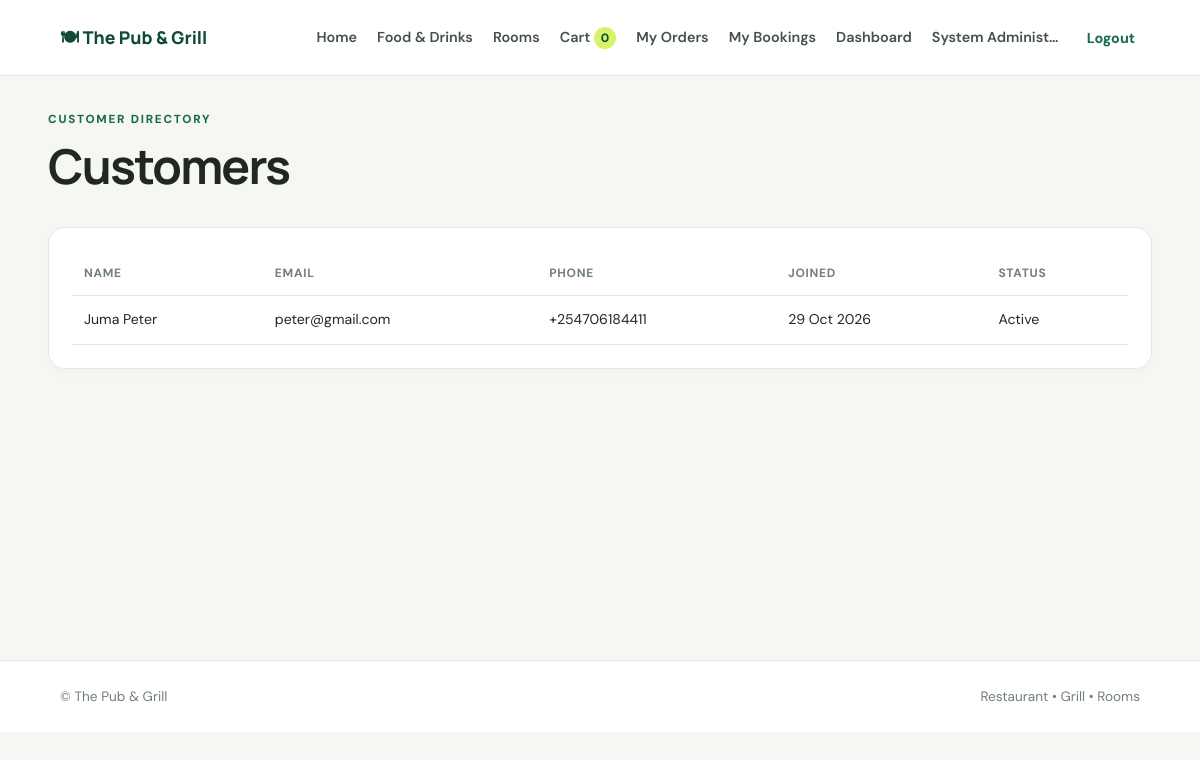
The page /admin/customers (signed in) on the database its author committed.
### app/models.py (models this page shows, shortened)
class User(UserMixin, db.Model):
    id = db.Column(db.Integer, primary_key=True)
    full_name = db.Column(db.String(120), nullable=False)
    email = db.Column(db.String(255), unique=True, nullable=False, index=True)
    phone = db.Column(db.String(40))
    password_hash = db.Column(db.String(255), nullable=False)
    role = db.Column(db.String(30), nullable=False, default="customer", index=True)
    is_active_account = db.Column(db.Boolean, nullable=False, default=True)
    created_at = db.Column(db.DateTime, nullable=False, default=utcnow)
    orders = db.relationship("Order", backref="customer", lazy=True)
    bookings = db.relationship("RoomBooking", backref="customer", lazy=True)
    @property
    def is_active(self):
        return self.is_active_account

### app/admin/routes.py (the view)
@admin_bp.get("/customers")
@roles_required("admin", "supervisor")
def customers():
    return render_template("admin/customers.html", customers=User.query.filter_by(role="customer").order_by(User.created_at.desc()).all())

### app/admin/routes.py (called while the page is built)
def roles_required(*roles):
    def decorator(fn):
        @wraps(fn)
        @login_required
        def wrapped(*args, **kwargs):
            if current_user.role not in roles:
                abort(403)
            return fn(*args, **kwargs)
        return wrapped
    return decorator

### app/models.py (called while the page is built)
@login_manager.user_loader
def load_user(user_id):
    try:
        return db.session.get(User, int(user_id))
    except (TypeError, ValueError):
        return None

### app/templates/admin/customers.html
{% extends "base.html" %}{% block title %}Customers · {{ business_name }}{% endblock %}
{% block content %}<div class="page-heading"><div><p class="eyebrow">CUSTOMER DIRECTORY</p><h1>Customers</h1></div></div><section class="panel"><div class="table-wrap"><table><thead><tr><th>Name</th><th>Email</th><th>Phone</th><th>Joined</th><th>Status</th></tr></thead><tbody>{% for c in customers %}<tr><td>{{ c.full_name }}</td><td>{{ c.email }}</td><td>{{ c.phone or '—' }}</td><td>{{ c.created_at.strftime('%d %b %Y') }}</td><td>{{ 'Active' if c.is_active_account else 'Inactive' }}</td></tr>{% else %}<tr><td colspan="5">No customers registered yet.</td></tr>{% endfor %}</tbody></table></div></section>{% endblock %}

### app/templates/base.html (shortened to what this page needs)
<!doctype html>
<html lang="en">
<head>
  <link rel="stylesheet" href="{{ url_for('static', filename='css/style.css') }}">
</head>
<body>
<header class="topbar">
  <a class="brand" href="{{ url_for('main.index') }}">🍽 {{ business_name }}</a>
  <nav id="mainNav">
    <a href="{{ url_for('main.index') }}">Home</a>
    <a href="{{ url_for('orders.menu') }}">Food & Drinks</a>
    <a href="{{ url_for('rooms.list_rooms') }}">Rooms</a>
    {% if current_user.is_authenticated %}
      <a href="{{ url_for('orders.cart') }}">Cart <span id="cartCount" class="badge">0</span></a>
      <a href="{{ url_for('orders.my_orders') }}">My Orders</a>
      <a href="{{ url_for('rooms.my_bookings') }}">My Bookings</a>
      {% if current_user.role in ['admin','supervisor'] %}<a href="{{ url_for('admin.dashboard') }}">Dashboard</a>{% elif current_user.role != 'customer' %}<a href="{{ url_for('admin.operations') }}">Operations</a>{% endif %}
      <span class="nav-user">{{ current_user.full_name }}</span>
      <form class="inline" method="post" action="{{ url_for('auth.logout') }}"><input type="hidden" name="csrf_token" value="{{ csrf_token() }}"><button class="link-button">Logout</button></form>
    {% else %}
      <a href="{{ url_for('auth.login') }}">Login</a><a class="nav-cta" href="{{ url_for('auth.register') }}">Create account</a>
    {% endif %}
  </nav>
</header>
<main class="container">
  {% block content %}{% endblock %}
</main>
<footer class="footer"><span>© {{ business_name }}</span><span>Restaurant • Grill • Rooms</span></footer>
</body></html>

### app/static/css/style.css (style rules this page uses)
:root { --ink:#202824;--muted:#718078;--green:#176b4b;--green-dark:#104b36;--lime:#d6f36a;--cream:#f6f7f2;--white:#fff;--line:#e3e8e1;--red:#a72b2b;--shadow:0 14px 36px rgba(27,49,38,.08) }
* { box-sizing:border-box }
body { margin:0;background:var(--cream);color:var(--ink);font-family:'DM Sans',sans-serif;line-height:1.55 }
h1,h2,h3 { font-family:Manrope,sans-serif;line-height:1.2;letter-spacing:-.035em;margin-top:0 }
h1 { font-size:clamp(2.1rem,4vw,3.7rem) }
a { color:var(--green);text-decoration:none }
.topbar { height:auto;min-height:76px;background:#fff;display:flex;align-items:center;justify-content:space-between;padding:14px clamp(18px,5vw,72px);gap:20px;border-bottom:1px solid var(--line);position:sticky;top:0;z-index:10 }
.brand { font-family:Manrope,sans-serif;font-weight:800;font-size:1.1rem;color:var(--green-dark);white-space:nowrap }
.topbar nav { display:flex;align-items:center;gap:20px;flex-wrap:wrap }
.topbar nav>a,.nav-user { font-size:.9rem;font-weight:600;color:#425149 }
.container { width:min(1180px,92%);margin:34px auto 70px;min-height:60vh }
.footer { border-top:1px solid var(--line);padding:25px 5%;display:flex;justify-content:space-between;color:var(--muted);font-size:.85rem;background:white }
.eyebrow { font-size:.73rem;font-weight:800;letter-spacing:.15em;color:var(--green);text-transform:uppercase;margin:0 0 9px }
.section-head,.page-heading,.panel-heading { display:flex;align-items:center;justify-content:space-between;gap:18px }
.section-head h2,.page-heading h1 { margin-bottom:4px }
.page-heading { margin-bottom:28px }
.panel,.form-card { background:white;border:1px solid var(--line);border-radius:17px;padding:23px;margin:20px 0;box-shadow:0 5px 18px #1b312605 }
.table-wrap { overflow-x:auto }
table { width:100%;border-collapse:collapse;font-size:.88rem }
th,td { text-align:left;padding:13px 12px;border-bottom:1px solid var(--line);vertical-align:middle }
th { color:var(--muted);font-size:.75rem;text-transform:uppercase;letter-spacing:.06em;white-space:nowrap }
.inline { display:inline }
.link-button { border:0;background:transparent;color:var(--green);font:700 .9rem 'DM Sans',sans-serif;cursor:pointer;padding:5px }
.badge { display:inline-block;border-radius:20px;background:var(--lime);color:var(--green-dark);padding:2px 7px;font-size:.75rem;font-weight:800 }
.nav-user { max-width:130px;overflow:hidden;text-overflow:ellipsis;white-space:nowrap }

### rows shown on the page
User: full_name "System Administ…"
User: full_name "Juma Peter", email "peter@gmail.com", phone "+254706184411", created_at "29 Oct 2026", is_active_account "Active"

### other values the page prints
{{ business_name }} "The Pub & Grill"
